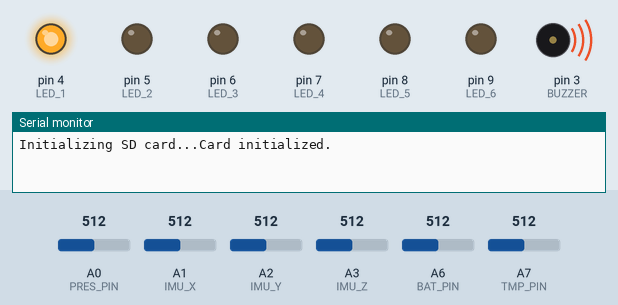
Recording of a sketch running on a simulated Arduino Nano, built with avr-gcc and run on an emulated ATmega328P. Parts: output pins drawn as LEDs (lit = HIGH), buzzer (waves = sounding), the last lines printed to the serial monitor. The inputs (shaded band) are chosen by the test bench; at power-on: A0 (PRES_PIN) = 512, A1 (IMU_X) = 512, A2 (IMU_Y) = 512, A3 (IMU_Z) = 512, A6 (BAT_PIN) = 512, A7 (TMP_PIN) = 512. Storage starts empty.

Above: at 0.1 s.
At 0.9 s:
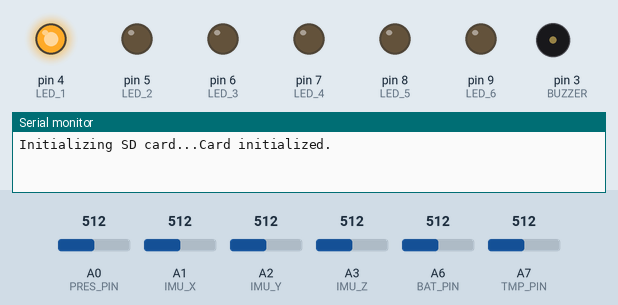
At 10.2 s:
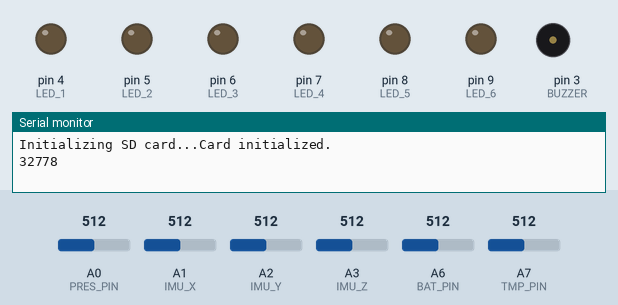
At 32.8 s:
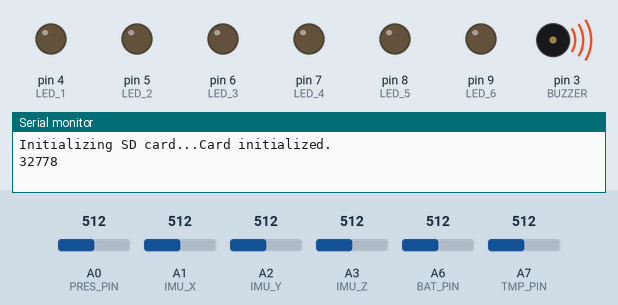
Timing chart, 0 to 34.3 s (numbered marks = the images above):
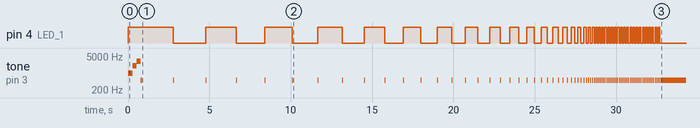

The sketch:

lyra-firmware.ino
```cpp
/*
 * lyra-firmware.ino
 *
 *  Created on: Nov 2, 2023
 *      Author: jackmh
 */
// ----------------------------------------------------------------------------
// LIBRARY IMPORTS
// ----------------------------------------------------------------------------

#include <SPI.h>
#include <SD.h>

// ----------------------------------------------------------------------------
// PIN DEFINITIONS
// ----------------------------------------------------------------------------

#define PRES_PIN A0
#define IMU_X A1
#define IMU_Y A2
#define IMU_Z A3
#define BAT_PIN A6
#define TMP_PIN A7
#define SD_CS 10
#define LED_1 4
#define LED_2 5
#define LED_3 6
#define LED_4 7
#define LED_5 8
#define LED_6 9
#define BUZZER 3

// ----------------------------------------------------------------------------
// CONSTANTS
// ----------------------------------------------------------------------------

const bool activeTone = true; //If a tone will play while recording data
int startupTime = 30; //seconds until data will be collected
const int readingInterval = 5; //ms (cannot be lower than 1ms, lower values have more error)
const String header = "Time (ms),TMP36 (Raw),Voltage (Raw),Pressure (Raw), Accel X (Raw), Accel Y (Raw), Accel Z (Raw)";
const String defaultDataFileName = "data"; //Default name for the file to contain the data (This will then be iterated if the file already exists eg; DATA1, DATA2)
String dataPath = defaultDataFileName + ".csv"; //ok not a constant cause this needs to be changed

// Read analong pins and return a string of the data
String takeReadings() {
  int tmp_raw = analogRead(TMP_PIN);
  int pres_raw = analogRead(PRES_PIN);
  int bat_raw = analogRead(BAT_PIN);
  int x_raw = analogRead(IMU_X);
  int y_raw = analogRead(IMU_Y);
  int z_raw = analogRead(IMU_Z);

  String dataString =
    String(millis()) + "," +
    String(tmp_raw) + "," +
    String(bat_raw) + "," +
    String(pres_raw) + "," +
    String(x_raw) + "," +
    String(y_raw) + "," +
    String(z_raw);

  return dataString;
}

void setup() {
  //Digital outputs
  pinMode(BUZZER, OUTPUT);
  pinMode(LED_1, OUTPUT);
  pinMode(LED_2, OUTPUT);
  pinMode(LED_3, OUTPUT);
  pinMode(LED_4, OUTPUT);
  pinMode(LED_5, OUTPUT);
  pinMode(LED_6, OUTPUT);
  Serial.begin(9600); //Start serial communication

  //SD Card setup
  Serial.print("Initializing SD card...");
  if (!SD.begin(SD_CS)) {
      Serial.println("Card failed, or not present");
      while (1) { //Warning tone and lights if the SD Card isn't found
          tone(BUZZER, 1000, 2000);
          digitalWrite(LED_2, HIGH);
          delay(2000);
          noTone(BUZZER);
          digitalWrite(LED_2, LOW);
          delay(2000);
      }
  }
  Serial.println("Card initialized.");

  //Creates a new data file if there is already one that exists with the same name
  int i = 1;
  while (SD.exists(defaultDataFileName + String(i) + ".csv")) {
      i++;
  }
  dataPath = defaultDataFileName + String(i) + ".csv";
  File dataFile = SD.open(dataPath, FILE_WRITE);

  //Write the header & check if the file is open-able
  if (!dataFile) {
      Serial.println("Error opening file");
      while (1) { //Warning tone and lights if the file can't be opened
          tone(BUZZER, 1000, 2000);
          digitalWrite(LED_2, HIGH);
          delay(2000);
          noTone(BUZZER);
          digitalWrite(LED_2, LOW);
          delay(2000);
      }
  } else {
  }

  //Turn on LED to show setup is ok and play a tune
  digitalWrite(LED_1, HIGH);
  tone(BUZZER, 1000);
  delay(250);
  tone(BUZZER, 2000);
  delay(250);
  tone(BUZZER, 3000);
  delay(250);
  noTone(BUZZER);

  //Countdown timer until sensors start recording
  tone(BUZZER, 500, 100);
  delay(2000);
  long actualTime = ((startupTime*1000)+(millis()));
  Serial.println(actualTime);
  i = 15;
  while (millis() < actualTime) { //Will run the loop until the startup time has elapsed
    tone(BUZZER, 500, 50); //Beep
    digitalWrite(LED_1, !digitalRead(LED_1));
    delay((startupTime*1000)/i); //Delay by a fraction of the startup time
    if (((startupTime*1000)/(i*2)) > 50) { //Time between beeps gets smaller and smaller until it is below 50ms
      i = (i*1.1);
    }
  }
  if (activeTone) {
    tone(BUZZER, 500); //Tone to show that it's recording
  }
}

void loop() {
  File dataFile = SD.open(dataPath, FILE_WRITE);
  if (!dataFile) {
    Serial.println("Error opening file");
    while (1) { //Warning if the file can't be opened. (Incase something happens to the file inbetween setup and loop)
      tone(BUZZER, 1000, 2000);
      digitalWrite(LED_2, HIGH);
      delay(2000);
      noTone(BUZZER);
      digitalWrite(LED_2, LOW);
      delay(2000);
    }
  } else {
    dataFile.println(header); //Write the header to the file
    while (1) { //Yes this is a loop inside of a loop but I had to do it so the SD card can be closed.
      if (millis() % readingInterval == 1) { //Take readings every reading interval + or - 1ms
        String data = takeReadings(); //Take readings
        dataFile.println(data); //Write readings to the file
      }
      if (millis() % 100 == 1) { //Every 100ms write to the SD card
        dataFile.flush(); //Writes data from buffer to the SD card without having to close and reopen the struct
      }
    }
    dataFile.close(); //Close the file
  }
}
```
